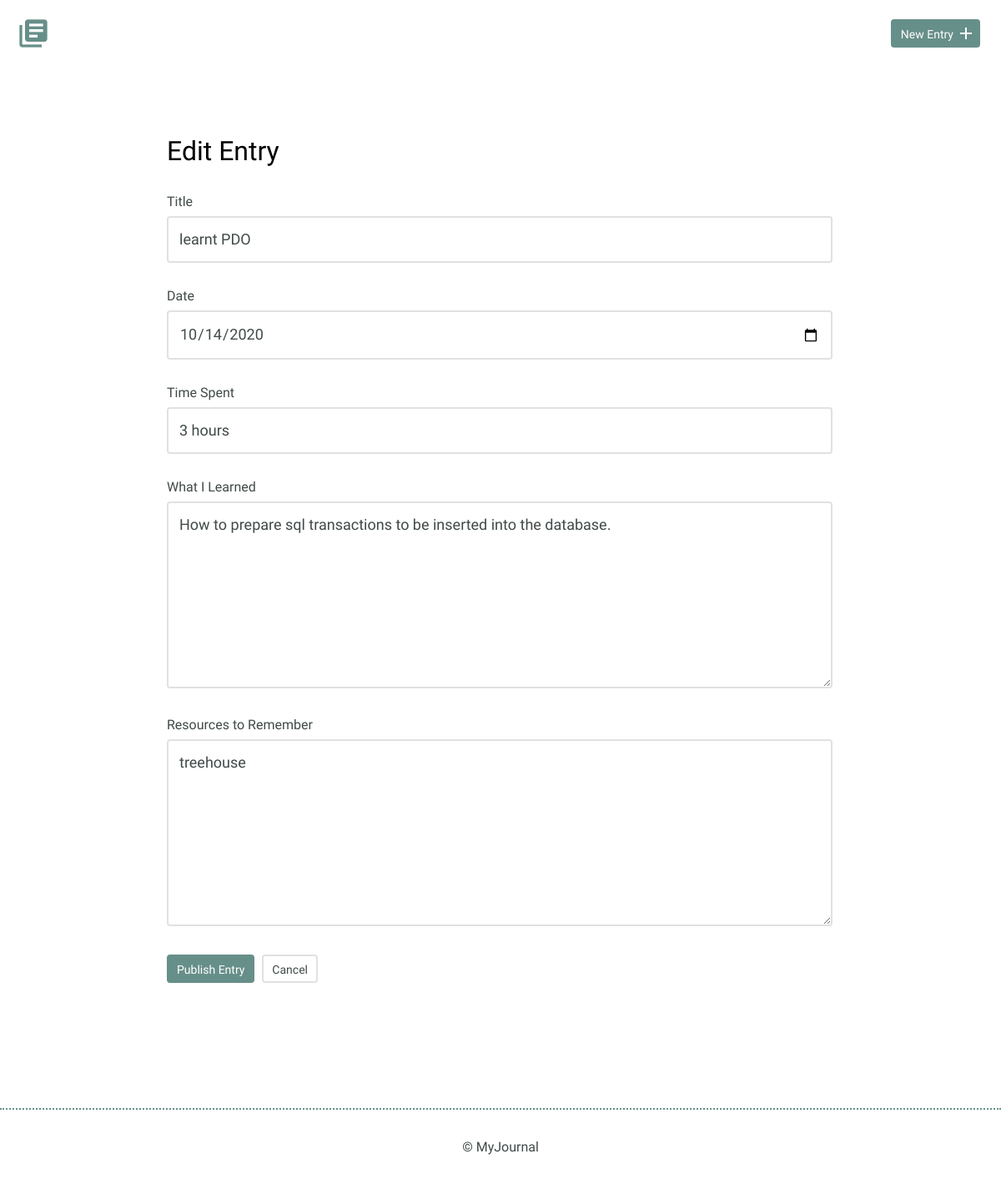
The page /edit.php?id=3 on the database as committed earlier.
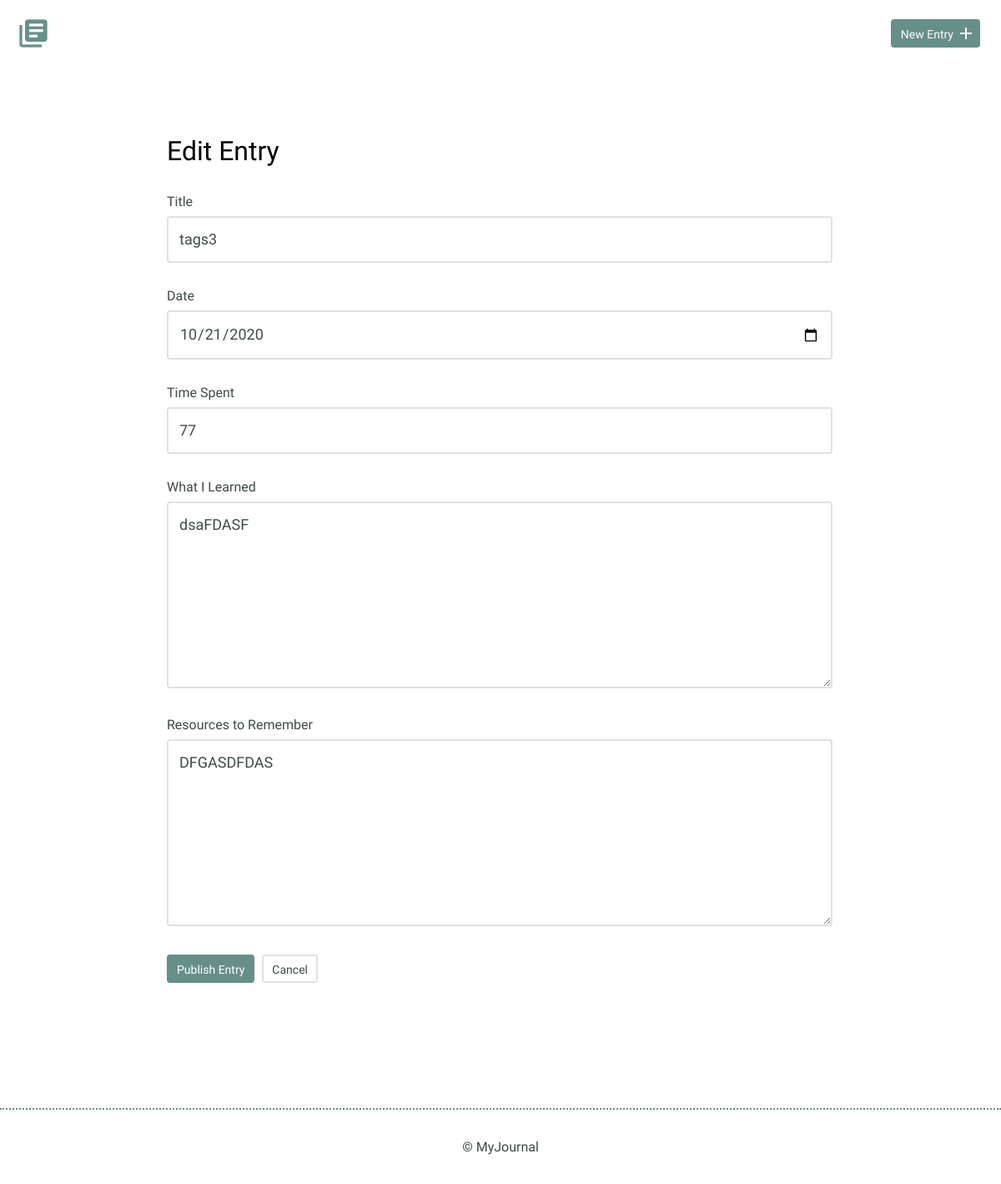
The same page on the database as committed later.
### tables this page shows
CREATE TABLE "entries" (
	`id`	INTEGER,
	`title`	TEXT,
	`date`	TEXT,
	`time_spent`	INTEGER,
	`learned`	BLOB,
	`resources`	BLOB,
	PRIMARY KEY(`id`)
);

### inc/functions.php (called while the page is built, shortened)
<?php
function get_journal_entry($entry_id) {
include('dbconnect.php');
$sql = 'SELECT * FROM entries WHERE id = ?';
try {
  $results = $db->prepare($sql);
  $results->bindValue(1,$entry_id,PDO::PARAM_INT);
  $results->execute();
  return $results->fetch(PDO::FETCH_ASSOC);
} catch (Exception $e) {
  echo $e->getMessage();
  return false;
}
}
?>

### edit.php (the view, shortened to what this page needs)
<?php
include('inc/functions.php');
if(isset($_GET['id'])) {
    $entry_id = filter_input(INPUT_GET, 'id',FILTER_SANITIZE_NUMBER_INT);
    $journal_entry = get_journal_entry($entry_id);
}
?>
<!DOCTYPE html>
<html>
    <head>
        <link rel="stylesheet" href="css/normalize.css">
        <link rel="stylesheet" href="css/site.css">
    </head>
    <body>
        <header>
            <div class="container">
                <div class="site-header">
                    <a class="logo" href="index.php"><i class="material-icons">library_books</i></a>
                    <a class="button icon-right" href="new.php"><span>New Entry</span> <i class="material-icons">add</i></a>
                </div>
            </div>
        </header>
        <section>
            <div class="container">
                <div class="edit-entry">
                    <h2>Edit Entry</h2>
                    <form method="post">
                        <label for="title"> Title</label>
                        <input id="title" type="text" name="title" value="<?php echo $journal_entry['title'];?>"><br>
                        <label for="date">Date</label>
                        <input id="date" type="date" name="date" value="<?php echo $journal_entry['date'];?>"><br>
                        <label for="time-spent"> Time Spent</label>
                        <input id="time-spent" type="text" name="timeSpent" value="<?php echo $journal_entry['time_spent'];?>"><br>
                        <label for="what-i-learned">What I Learned</label>
                        <textarea id="what-i-learned" rows="5" name="whatILearned" ><?php echo $journal_entry['learned'];?></textarea>
                        <label for="resources-to-remember">Resources to Remember</label>
                        <textarea id="resources-to-remember" rows="5" name="ResourcesToRemember" ><?php echo $journal_entry['resources'];?></textarea>
                        <input type="submit" value="Publish Entry" class="button">
                        <a href="detail.php?id='<?php echo $entry_id;  ?>''" class="button button-secondary">Cancel</a>
                    </form>
                </div>
            </div>
        </section>
        <footer>
            <div>
                &copy; MyJournal
            </div>
        </footer>
    </body>
</html>

Rows that differ between the two databases and show on the page:
changed entries: title "learnt PDO" → "tags3"; date "10/14/2020" → "10/21/2020"; timeSpent "3 hours" → "77"; whatILearned "How to prepare sql transactions to be inserted into the database." → "dsaFDASF"; ResourcesToRemember "treehouse" → "DFGASDFDAS"
